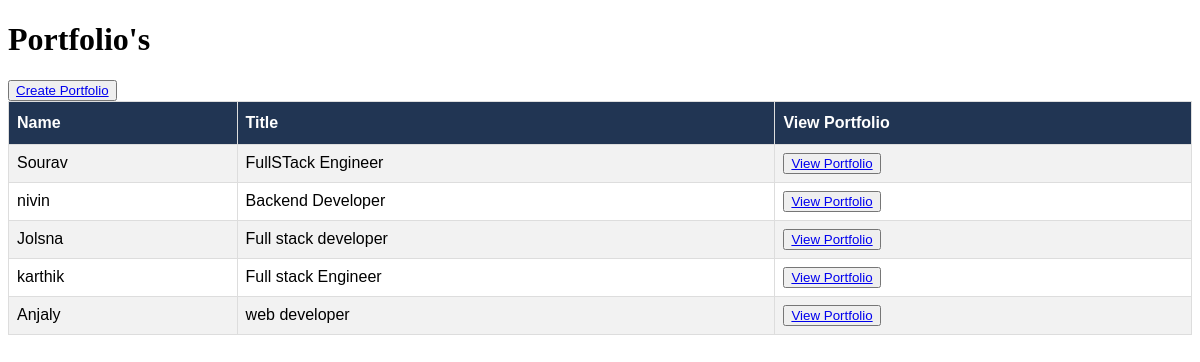
The page /all-portfolios on the database its author committed.
### app.py (models this page shows)
class UserDetails(db.Model):
    id = db.Column(db.Integer, primary_key=True)
    name = db.Column(db.String(100), nullable=False)
    title = db.Column(db.String(100), nullable=False)
    profile_picture = db.Column(db.String(255), nullable=False)
    program_name_1 = db.Column(db.String(100), nullable=False)
    program_1_university = db.Column(db.String(100), nullable=False)
    program1_year = db.Column(db.String(50), nullable=False)
    program1_skills = db.Column(db.Text, nullable=False)
    program_name_2 = db.Column(db.String(100), nullable=False)
    program_2_university = db.Column(db.String(100), nullable=False)
    program2_year = db.Column(db.String(50), nullable=False)
    program2_skills = db.Column(db.Text, nullable=False)
    project1_name = db.Column(db.String(100), nullable=False)
    project1_description = db.Column(db.Text, nullable=False)
    project1_skills = db.Column(db.Text, nullable=False)
    project2_name = db.Column(db.String(100), nullable=False)
    project2_description = db.Column(db.Text, nullable=False)
    project2_skills = db.Column(db.Text, nullable=False)
    project3_name = db.Column(db.String(100), nullable=False)
    project3_description = db.Column(db.Text, nullable=False)
    project3_skills = db.Column(db.Text, nullable=False)
    email = db.Column(db.String(100), nullable=False)
    location = db.Column(db.String(100), nullable=False)
    phone = db.Column(db.String(20), nullable=False)
    about_me = db.Column(db.Text, nullable=False)

### app.py (the view)
@app.route('/all-portfolios')
def view_all_portfolios():
    portfolios = UserDetails.query.all()
    return render_template("all-portfolio.html", data=portfolios)

### templates/all-portfolio.html (shortened to what this page needs)
<!DOCTYPE html>
<html lang="en">
<head>
</head>
<body>
 <h1>Portfolio's</h1>
    <button type="button" value="Create Portfolio">
        <a href="{{ url_for('create_portfolio') }}">Create Portfolio</a>
    </button>
    <table id="customers">
      <tr>
        <th>Name</th>
        <th>Title</th>
        <th>View Portfolio</th>
      </tr>
      {% for user in data %}
      <tr>
        <td>{{user.name}}</td>
        <td>{{user.title}}</td>
        <td><button><a href="{{ url_for('view_portfolio', id=user.id) }}">View Portfolio</a></button></td>
      </tr>
      {% endfor %}
    </table>
</body>
</html>

### templates/all-portfolio.html (style rules this page uses)
#customers { font-family: Arial, Helvetica, sans-serif; border-collapse: collapse; width: 100%; }
#customers td, #customers th { border: 1px solid #ddd; padding: 8px; }
#customers tr:nth-child(even) { background-color: #f2f2f2; }
#customers th { padding-top: 12px; padding-bottom: 12px; text-align: left; background-color:rgb(33, 53, 83); color: white; }

### rows shown on the page
UserDetails: name "Sourav", title "FullSTack Engineer"
UserDetails: name "nivin", title "Backend Developer"
UserDetails: name "Jolsna", title "Full stack developer"
UserDetails: name "karthik", title "Full stack Engineer"
UserDetails: name "Anjaly", title "web developer"
